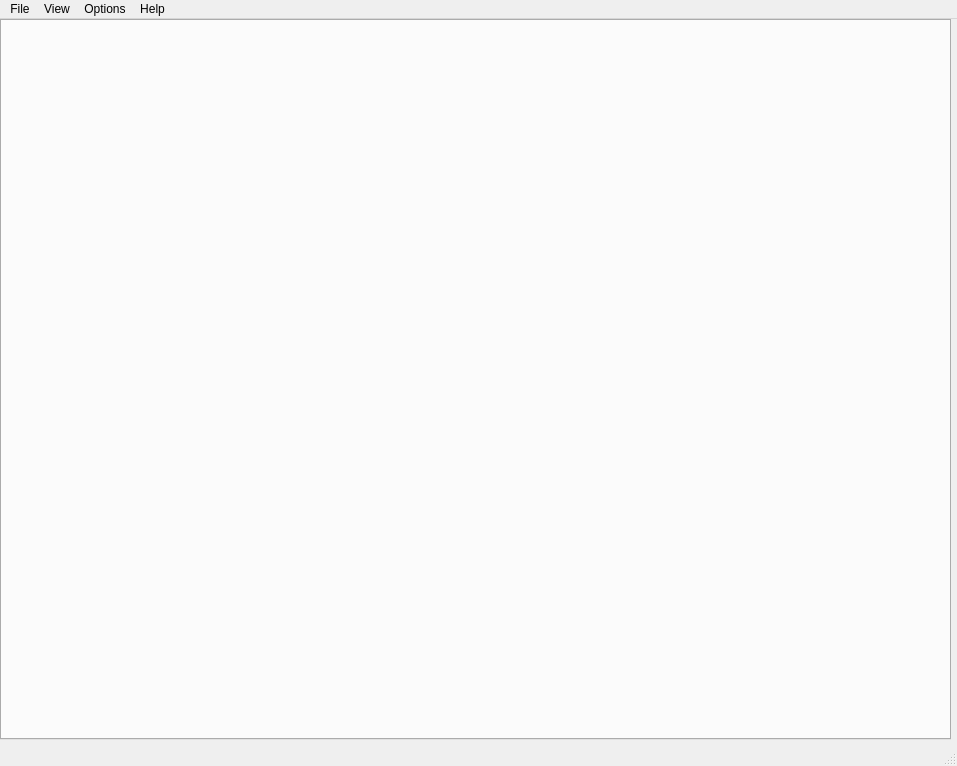
<?xml version="1.0" encoding="UTF-8"?>
<ui version="4.0">
 <class>mainWindow</class>
 <widget class="QMainWindow" name="mainWindow">
  <property name="geometry">
   <rect>
    <x>0</x>
    <y>0</y>
    <width>957</width>
    <height>766</height>
   </rect>
  </property>
  <property name="windowTitle">
   <string>Spatial Inventory Tool</string>
  </property>
  <widget class="QWidget" name="centralwidget">
   <widget class="QTabWidget" name="mainTabs">
    <property name="enabled">
     <bool>true</bool>
    </property>
    <property name="geometry">
     <rect>
      <x>0</x>
      <y>0</y>
      <width>951</width>
      <height>721</height>
     </rect>
    </property>
    <property name="currentIndex">
     <number>-1</number>
    </property>
    <property name="tabsClosable">
     <bool>false</bool>
    </property>
   </widget>
  </widget>
  <widget class="QMenuBar" name="menubar">
   <property name="geometry">
    <rect>
     <x>0</x>
     <y>0</y>
     <width>957</width>
     <height>21</height>
    </rect>
   </property>
   <widget class="QMenu" name="menuFile">
    <property name="title">
     <string>File</string>
    </property>
    <widget class="QMenu" name="menuCreate_New">
     <property name="title">
      <string>Create Project</string>
     </property>
     <addaction name="actionProject_Blank"/>
     <addaction name="actionUsing_Data_Wizard"/>
    </widget>
    <addaction name="menuCreate_New"/>
    <addaction name="separator"/>
    <addaction name="actionOpen_Existing"/>
    <addaction name="separator"/>
    <addaction name="actionSave"/>
    <addaction name="actionSave_as"/>
    <addaction name="separator"/>
    <addaction name="actionExit"/>
   </widget>
   <widget class="QMenu" name="menuHelp">
    <property name="title">
     <string>Help</string>
    </property>
    <addaction name="actionAbout"/>
   </widget>
   <widget class="QMenu" name="menuView">
    <property name="title">
     <string>View</string>
    </property>
    <addaction name="actionData_Input"/>
    <addaction name="actionMapping_Schemes"/>
    <addaction name="actionResult"/>
   </widget>
   <widget class="QMenu" name="menuProcessing">
    <property name="title">
     <string>Options</string>
    </property>
    <addaction name="actionProcessing_Options"/>
   </widget>
   <addaction name="menuFile"/>
   <addaction name="menuView"/>
   <addaction name="menuProcessing"/>
   <addaction name="menuHelp"/>
  </widget>
  <widget class="QStatusBar" name="statusbar"/>
  <action name="actionOpen_Existing">
   <property name="text">
    <string>Open Existing</string>
   </property>
  </action>
  <action name="actionExit">
   <property name="text">
    <string>Exit</string>
   </property>
  </action>
  <action name="actionData_Input">
   <property name="text">
    <string>Data Input</string>
   </property>
  </action>
  <action name="actionMapping_Schemes">
   <property name="text">
    <string>Mapping Schemes</string>
   </property>
  </action>
  <action name="actionResult">
   <property name="text">
    <string>Preview</string>
   </property>
  </action>
  <action name="actionAbout">
   <property name="text">
    <string>About</string>
   </property>
  </action>
  <action name="actionSave">
   <property name="text">
    <string>Save Project</string>
   </property>
  </action>
  <action name="actionProcessing_Options">
   <property name="text">
    <string>Processing Options ...</string>
   </property>
  </action>
  <action name="actionUsing_Data_Wizard">
   <property name="text">
    <string>Using Data Wizard ...</string>
   </property>
  </action>
  <action name="actionProject_Blank">
   <property name="text">
    <string>Blank Project</string>
   </property>
  </action>
  <action name="actionSave_as">
   <property name="text">
    <string>Save Project as ...</string>
   </property>
  </action>
 </widget>
 <resources/>
 <connections/>
 <slots>
  <slot>closeApp()</slot>
  <slot>createProj()</slot>
  <slot>loadProj()</slot>
  <slot>showAbout()</slot>
  <slot>changeTab()</slot>
  <slot>saveProj()</slot>
 </slots>
</ui>
